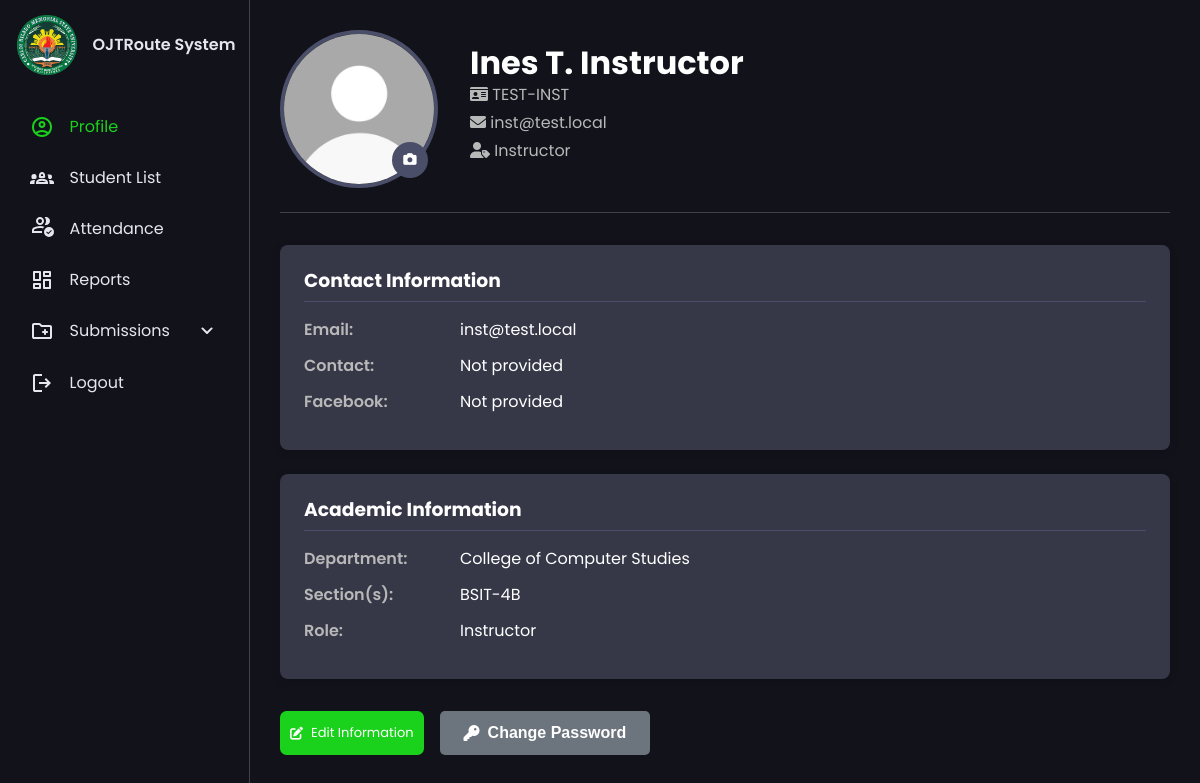
The page /instructor/profile.php (signed in) on the database its author committed.
### tables this page shows
CREATE TABLE `instructors` (
  `id` int(11) unsigned NOT NULL AUTO_INCREMENT,
  `user_id` int(11) unsigned NOT NULL COMMENT 'FK to users table',
  `department` varchar(100) DEFAULT NULL COMMENT 'Department/College',
  `created_at` timestamp NOT NULL DEFAULT current_timestamp(),
  `updated_at` timestamp NOT NULL DEFAULT current_timestamp() ON UPDATE current_timestamp(),
  PRIMARY KEY (`id`),
  UNIQUE KEY `unique_user_id` (`user_id`),
  KEY `idx_department` (`department`),
  CONSTRAINT `fk_instructors_user` FOREIGN KEY (`user_id`) REFERENCES `users` (`id`) ON DELETE CASCADE ON UPDATE CASCADE
);

CREATE TABLE `users` (
  `id` int(11) unsigned NOT NULL AUTO_INCREMENT,
  `school_id` varchar(20) NOT NULL COMMENT 'School/Employee ID used in CSV & listings',
  `full_name` varchar(100) NOT NULL,
  `email` varchar(100) NOT NULL,
  `password_hash` varchar(255) NOT NULL COMMENT 'Hashed password (bcrypt/argon2)',
  `role` enum('admin','student','instructor') NOT NULL,
  `gender` enum('male','female','non-binary') DEFAULT NULL,
  `section_id` int(11) unsigned DEFAULT NULL COMMENT 'FK to sections - only for students',
  `contact` varchar(20) DEFAULT NULL COMMENT 'Contact number',
  `facebook_name` varchar(100) DEFAULT NULL COMMENT 'Facebook name/username',
  `year` varchar(10) DEFAULT NULL COMMENT 'Academic year',
  `profile_pic_path` varchar(255) DEFAULT NULL COMMENT 'Path to profile picture',
  `is_archived` tinyint(1) NOT NULL DEFAULT 0 COMMENT 'For archive-by-year feature',
  `archived_at` timestamp NULL DEFAULT NULL,
  `created_at` timestamp NOT NULL DEFAULT current_timestamp(),
  `updated_at` timestamp NOT NULL DEFAULT current_timestamp() ON UPDATE current_timestamp(),
  PRIMARY KEY (`id`),
  UNIQUE KEY `unique_school_id` (`school_id`),
  UNIQUE KEY `unique_email` (`email`),
  KEY `idx_role` (`role`),
  KEY `idx_section_id` (`section_id`),
  KEY `idx_year` (`year`),
  KEY `idx_is_archived` (`is_archived`),
  KEY `idx_users_section_role` (`section_id`,`role`,`is_archived`),
  CONSTRAINT `fk_users_section` FOREIGN KEY (`section_id`) REFERENCES `sections` (`id`) ON DELETE SET NULL ON UPDATE CASCADE
);

### app/services/InstructorService.php (called while the page is built, shortened)
<?php
class InstructorService
{
    private $db;
    private function connect()
    {
        try {
            $config = require __DIR__ . '/../../config/database.php';
            $dsn = "mysql:host={$config['host']};dbname={$config['dbname']};charset={$config['charset']}";
            $this->db = new \PDO($dsn, $config['username'], $config['password'], [
                \PDO::ATTR_ERRMODE => \PDO::ERRMODE_EXCEPTION,
                \PDO::ATTR_DEFAULT_FETCH_MODE => \PDO::FETCH_ASSOC,
                \PDO::ATTR_EMULATE_PREPARES => false,
            ]);
        } catch (\PDOException $e) {
            error_log('Database connection error: ' . $e->getMessage());
            throw new \Exception('Database connection failed');
        }
    }
    public function getInstructorId($userID)
    {
        try {
            $stmt = $this->db->prepare("
                SELECT id
                FROM instructors
                WHERE user_id = :user_id
            ");
            $stmt->execute([':user_id' => $userID]);
            $result = $stmt->fetch();
            return $result ? $result['id'] : null;
        } catch (\PDOException $e) {
            error_log('Get instructor ID error: ' . $e->getMessage());
            return null;
        }
    }
    public function getInstructorProfile($userId)
    {
        try {
            $stmt = $this->db->prepare("
                SELECT
                    u.id as user_id,
                    u.school_id,
                    u.full_name,
                    u.email,
                    u.contact,
                    u.facebook_name,
                    u.profile_pic_path,
                    u.role,
                    i.department
                FROM users u
                LEFT JOIN instructors i ON u.id = i.user_id
                WHERE u.id = :user_id
                AND u.role = 'instructor'
            ");
            $stmt->execute([':user_id' => $userId]);
            return $stmt->fetch();
        } catch (\PDOException $e) {
            error_log('Get instructor profile error: ' . $e->getMessage());
            return null;
        }
    }
    public function getInstructorSections($instructorId)
    {
        try {
            $stmt = $this->db->prepare("
                SELECT
                    id,
                    section_code,
                    section_name,
                    department,
                    year,
                    is_active
                FROM sections
                WHERE instructor_id = :instructor_id
                AND is_active = 1
                ORDER BY section_code ASC
            ");
            $stmt->execute([':instructor_id' => $instructorId]);
            return $stmt->fetchAll();
        } catch (\PDOException $e) {
            error_log('Get instructor sections error: ' . $e->getMessage());
            return [];
        }
    }
}

### config/env.php (called while the page is built, shortened)
<?php
if (!function_exists('env')) {
    function env($key, $default = null)
    {
        static $loaded = false;
        if (!$loaded) {
            $loaded = true;
        }
        $value = getenv($key);
        return $value === false ? $default : $value;
    }
}

### config/database.php (called while the page is built, shortened)
<?php
require_once __DIR__ . '/env.php';
return [
    'host' => env('DB_HOST', 'localhost'),
    'dbname' => env('DB_NAME', 'ojt_db'),
    'username' => env('DB_USER', 'root'),
    'password' => env('DB_PASS', ''),
    'charset' => 'utf8mb4',
    'options' => [
        PDO::ATTR_ERRMODE => PDO::ERRMODE_EXCEPTION,
        PDO::ATTR_DEFAULT_FETCH_MODE => PDO::FETCH_ASSOC,
        PDO::ATTR_EMULATE_PREPARES => false,
        PDO::MYSQL_ATTR_INIT_COMMAND => "SET time_zone = '+08:00'",
    ]
];

### public/instructor/profile.php (the view, shortened to what this page needs)
<?php
require_once __DIR__ . '/../../app/services/InstructorService.php';
$instructorService = new \App\Services\InstructorService();
$user_id = $_SESSION['user_id'];
require_once 'instructor_nav.php';
$instructor = $instructorService->getInstructorProfile($user_id);
$instructor_id = $instructorService->getInstructorId($user_id);
$sections = $instructorService->getInstructorSections($instructor_id);
$section_names = array_map(function($s) { return $s['section_name']; }, $sections);
$section_string = !empty($section_names) ? implode(', ', $section_names) : 'No sections assigned';
$instructor_data = [
    'profile_pic' => !empty($instructor['profile_pic_path']) ? $instructor['profile_pic_path'] : '../../storage/images/default_profile.jpg',
    'fullname' => $instructor['full_name'],
    'school_id' => $instructor['school_id'],
    'email' => $instructor['email'],
    'role' => ucfirst($instructor['role']),
    'contact' => $instructor['contact'] ?: 'Not provided',
    'facebook' => $instructor['facebook_name'] ?: 'Not provided',
    'section' => $section_string,
    'department' => $instructor['department'] ?: 'Not assigned'
];
?>
<!DOCTYPE html>
<html lang="en">
<head>
    <link rel="stylesheet" href="https://cdnjs.cloudflare.com/ajax/libs/font-awesome/6.0.0/css/all.min.css">
    <link rel="stylesheet" href="../css/instructor_style.css">
</head>
<body>
    <main>
        <div class="profile-container">
            <div class="profile-header">
                <div class="profile-pic-container">
                    <img src="<?php echo htmlspecialchars($instructor_data['profile_pic']); ?>" alt="Profile Picture" class="profile-pic">
                    <button class="change-pic-btn" onclick="document.getElementById('changePicModal').style.display='block'">
                        <i class="fas fa-camera"></i>
                    </button>
                </div>
                <div class="profile-info">
                    <h1><?php echo htmlspecialchars($instructor_data['fullname']); ?></h1>
                    <p><i class="fas fa-id-card"></i> <?php echo htmlspecialchars($instructor_data['school_id']); ?></p>
                    <p><i class="fas fa-envelope"></i> <?php echo htmlspecialchars($instructor_data['email']); ?></p>
                    <p><i class="fas fa-user-tag"></i> <?php echo htmlspecialchars($instructor_data['role']); ?></p>
                </div>
            </div>
            <div class="profile-details">
                <div class="detail-card">
                    <h3>Contact Information</h3>
                    <div class="detail-item">
                        <div class="detail-label">Email:</div>
                        <div class="detail-value"><?php echo htmlspecialchars($instructor_data['email']); ?></div>
                    </div>
                    <div class="detail-item">
                        <div class="detail-label">Contact:</div>
                        <div class="detail-value"><?php echo htmlspecialchars($instructor_data['contact']); ?></div>
                    </div>
                    <div class="detail-item">
                        <div class="detail-label">Facebook:</div>
                        <div class="detail-value"><?php echo htmlspecialchars($instructor_data['facebook']); ?></div>
                    </div>
                </div>
                <div class="detail-card">
                    <h3>Academic Information</h3>
                    <div class="detail-item">
                        <div class="detail-label">Department:</div>
                        <div class="detail-value"><?php echo htmlspecialchars($instructor_data['department']); ?></div>
                    </div>
                    <div class="detail-item">
                        <div class="detail-label">Section(s):</div>
                        <div class="detail-value"><?php echo htmlspecialchars($instructor_data['section']); ?></div>
                    </div>
                    <div class="detail-item">
                        <div class="detail-label">Role:</div>
                        <div class="detail-value"><?php echo htmlspecialchars($instructor_data['role']); ?></div>
                    </div>
                </div>
            </div>
            <div class="action-buttons">
                <button class="bton" onclick="document.getElementById('editInfoModal').style.display='block'">
                    <i class="fas fa-edit"></i> Edit Information
                </button>
                <button class="btn btn-secondary" onclick="document.getElementById('changePassModal').style.display='block'">
                    <i class="fas fa-key"></i> Change Password
                </button>
            </div>
        </div>
    </main>
</body>
</html>

### public/css/instructor_style.css (style rules this page uses)
:root { --base-clr: #11121a; --line-clr: #42434a; --hover-clr: #222533; --text-clr: #e6e6ef; --accent-clr: #1ad21c; --secondary-text-clr: #b0b3c1; }
* { margin: 0; padding: 0; }
html { font-family: Poppins, 'Segoe UI', Tahoma, Geneva, Verdana, sans-serif; line-height: 1.5rem; }
body { min-height: 100vh; min-height: 100dvh; background-color: var(--base-clr); color: var(--text-clr); display: grid; grid-template-columns: auto 1fr; }
main { padding: min(30px, 7%); }
main p { color: var(--secondary-text-clr); margin-top: 5px; margin-bottom: 15px; }

### public/instructor/instructor_nav.php (style rules this page uses)
.btn { padding: 0.75rem 1.5rem; border: none; border-radius: 8px; font-weight: 600; text-decoration: none; display: inline-flex; align-items: center; gap: 0.5rem; cursor: pointer; transition: all 0.3s ease; font-size: 1rem; }

### public/instructor/profile.php (style rules this page uses)
.profile-header { display: flex; align-items: center; margin-bottom: 2rem; padding-bottom: 1.5rem; border-bottom: 1px solid #3e3f4d; }
.profile-pic-container { position: relative; margin-right: 2rem; }
.profile-pic { width: 150px; height: 150px; border-radius: 50%; object-fit: cover; border: 4px solid #4a4e69; }
.change-pic-btn { position: absolute; bottom: 10px; right: 10px; background: #4a4e69; color: white; border: none; border-radius: 50%; width: 36px; height: 36px; display: flex; align-items: center; justify-content: center; cursor: pointer; transition: all 0.3s ease; }
.profile-info h1 { margin: 0 0 0.5rem 0; color: #fff; }
.profile-info p { margin: 0.25rem 0; color: #b8b8b8; }
.profile-details { display: grid; grid-template-columns: repeat(auto-fill, minmax(35rem, 1fr)); gap: 1.5rem; margin-bottom: 2rem; }
.detail-card { background: #363848; padding: 1.5rem; border-radius: 8px; box-shadow: 0 2px 10px rgba(0, 0, 0, 0.1); }
.detail-card h3 { margin-top: 0; color: #fff; border-bottom: 1px solid #4a4e69; padding-bottom: 0.5rem; margin-bottom: 1rem; }
.detail-item { display: flex; margin-bottom: 0.75rem; align-items: flex-start; }
.detail-label { font-weight: 600; color: #b8b8b8; width: 140px; flex-shrink: 0; padding-right: 1rem; }
.detail-value { color: #fff; flex: 1; word-break: break-word; }
.action-buttons { display: flex; gap: 1rem; margin-top: 2rem; flex-wrap: wrap; }
.btn { padding: 0.75rem 1.5rem; border: none; border-radius: 5px; font-weight: 600; cursor: pointer; display: inline-flex; align-items: center; gap: 0.5rem; transition: all 0.3s ease; }
.btn-secondary { background: #6c757d; color: white; }
.bton { background-color: var(--accent-clr); color: white; padding: 10px; border-radius: 0.5em; text-decoration: none; display: inline-flex; align-items: center; gap: 8px; border: none; font: inherit; cursor: pointer; transition: all 0.3s ease; font-size: 13px; }

### rows shown on the page
instructors: user.full_name "Ines T. Instructor", user.school_id "TEST-INST", user.email "inst@test.local", department "College of Computer Studies"

### other values the page prints
$instructor_data['role'] "Instructor"
$instructor_data['contact'] "Not provided"
$instructor_data['facebook'] "Not provided"
$instructor_data['section'] "BSIT-4B"
